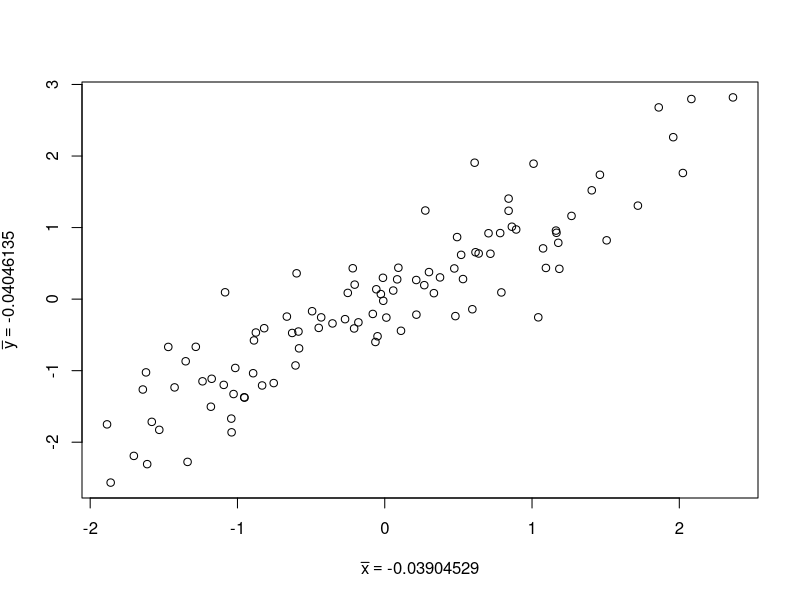
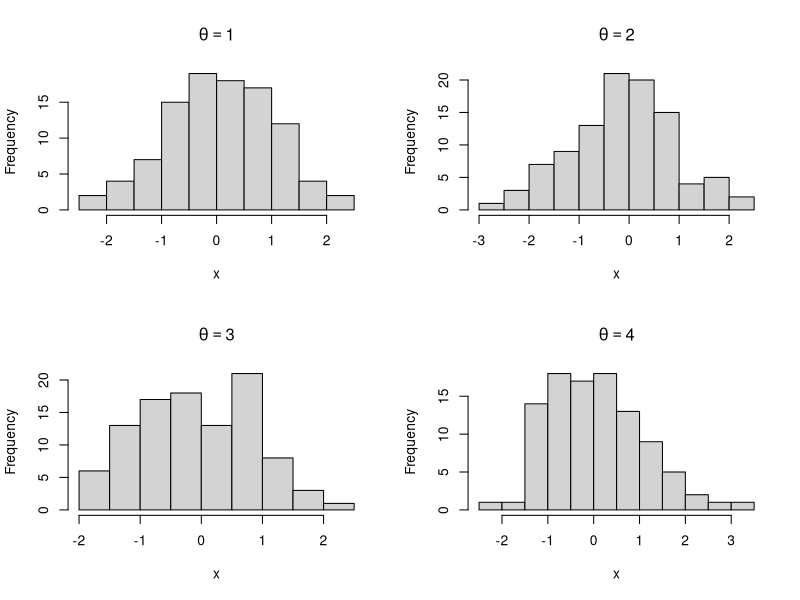

Recreate these plots in R, in order.
# Plotting with mathematical annotation

# Using a computed value in the annotation
x <- rnorm(100)
y <- x + rnorm(100, sd = 0.5)
plot(x, y,
     xlab = substitute(bar(x) == k, list(k=mean(x),2)),
     ylab = substitute(bar(y) == k, list(k=mean(y)))
     )

# Or in a loop of plot
par(mfrow = c(2,2))
for (i in 1:4) {
  x <- rnorm(100)
  hist(x, main=substitute(theta==num, list(num=i)))  
}

